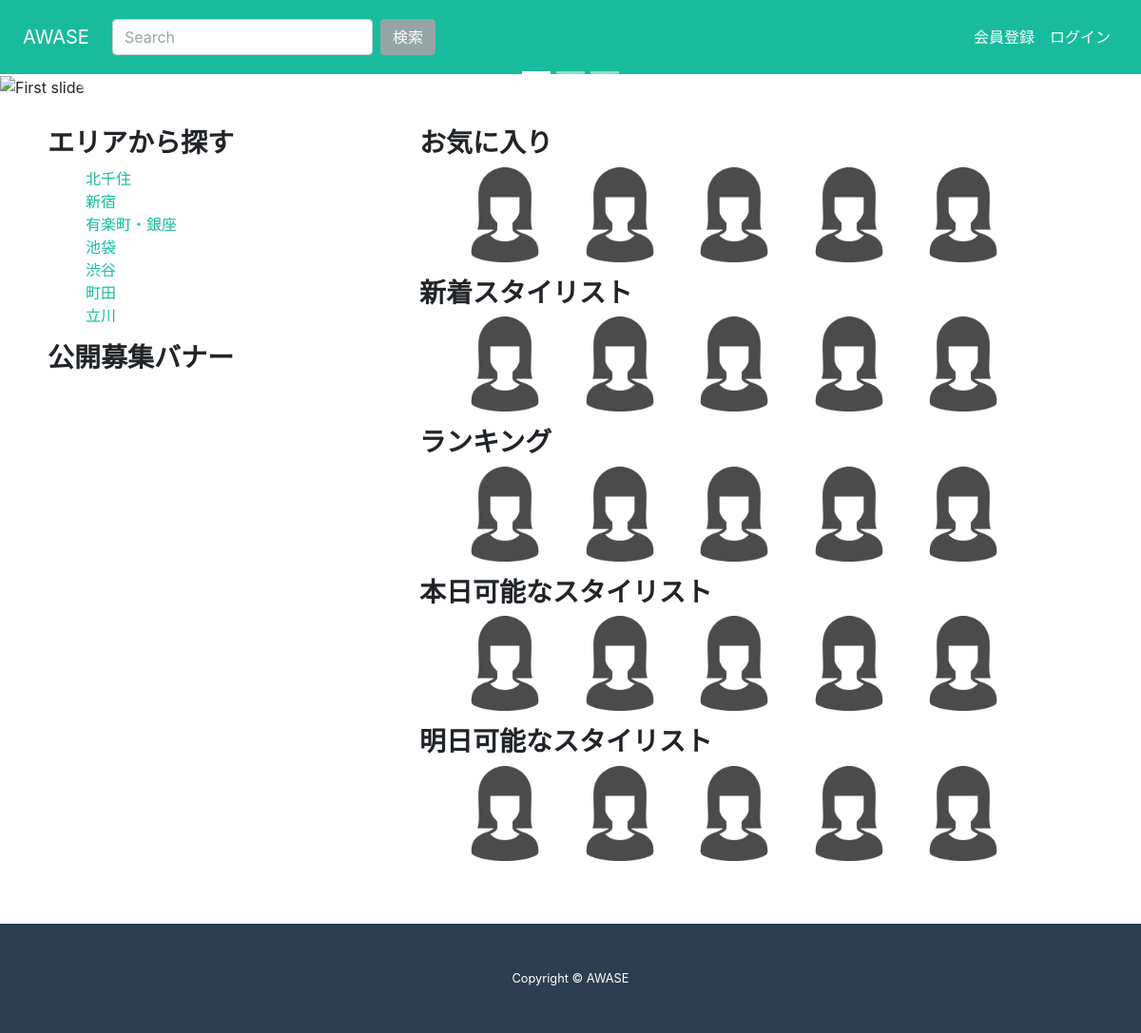
The page / on the database its author committed.
### booking/models.py (models this page shows, shortened)
class Store(models.Model):
    name = models.CharField('店名', max_length=255)

### booking/views.py (the view)
# urls.py: path('', views.StoreList.as_view(), name='store_list'),
class StoreList(generic.ListView):
    model = Store
    ordering = 'name'

### booking/templates/booking/store_list.html (shortened to what this page needs)
{% extends 'booking/base.html' %}
{% load static %}
{% block content %}
<main role="main">
    <div id="myCarousel" class="carousel slide" data-ride="carousel">
        <ol class="carousel-indicators">
            <li data-target="#myCarousel" data-slide-to="0" class="active"></li>
            <li data-target="#myCarousel" data-slide-to="1"></li>
            <li data-target="#myCarousel" data-slide-to="2"></li>
        </ol>
        <div class="carousel-inner">
            <div class="carousel-item active">
                <img class="first-slide" src="https://www.pakutaso.com/shared/img/thumb/KAZ19514005_TP_V.jpg" alt="First slide" height="80%" width="80%">
            </div>
        </div>
        <a class="carousel-control-prev" href="#myCarousel" role="button" data-slide="prev">
            <span class="carousel-control-prev-icon" aria-hidden="true"></span>
        </a>
        <a class="carousel-control-next" href="#myCarousel" role="button" data-slide="next">
            <span class="carousel-control-next-icon" aria-hidden="true"></span>
        </a>
    </div>
</main>
<div class="main-contents wrapper">
    <div class="left-side">
        <h3 class="sub-title">エリアから探す</h3>
        <ul style="list-style: none;">
        {% for store in store_list %}
            <li><a href="{% url 'booking:staff_list' store.pk %}">{{ store.name }}</a></li>
        {% empty %}
            <li>まだ店舗がありません。</li>
        {% endfor %}
    </ul>
        <h3 class="sub-title">公開募集バナー</h3>
    </div>
    <div class="right-side">
        <h3 class="sub-title">お気に入り</h3>
            <ul class="sub-menu">
                <li class="inline"><a href="#"><img src="static/imgs/icon1.png" width="100" height="100" alt="1">　</a></li>
                <li class="inline"><a href="#"><img src="static/imgs/icon1.png" width="100" height="100" alt="2">　</a></li>
                <li class="inline"><a href="#"><img src="static/imgs/icon1.png" width="100" height="100" alt="3">　</a></li>
                <li class="inline"><a href="#"><img src="static/imgs/icon1.png" width="100" height="100" alt="4">　</a></li>
                <li class="inline"><a href="#"><img src="static/imgs/icon1.png" width="100" height="100" alt="5">　</a></li>
            </ul>
        <h3 class="sub-title">新着スタイリスト</h3>
            <ul class="sub-menu">
            <div class="inlines">
                <li class="inline"><a href="#"><img src="static/imgs/icon1.png" width="100" height="100" alt="1">　</a></li>
                <li class="inline"><a href="#"><img src="static/imgs/icon1.png" width="100" height="100" alt="2">　</a></li>
                <li class="inline"><a href="#"><img src="static/imgs/icon1.png" width="100" height="100" alt="3">　</a></li>
                <li class="inline"><a href="#"><img src="static/imgs/icon1.png" width="100" height="100" alt="4">　</a></li>
                <li class="inline"><a href="#"><img src="static/imgs/icon1.png" width="100" height="100" alt="5">　</a></li>
            </div>
            </ul>
        <h3 class="sub-title">ランキング</h3>
            <ul class="sub-menu">
                <li class="inline"><a href="#"><img src="static/imgs/icon1.png" width="100" height="100" alt="1">　</a></li>
                <li class="inline"><a href="#"><img src="static/imgs/icon1.png" width="100" height="100" alt="2">　</a></li>
                <li class="inline"><a href="#"><img src="static/imgs/icon1.png" width="100" height="100" alt="3">　</a></li>
                <li class="inline"><a href="#"><img src="static/imgs/icon1.png" width="100" height="100" alt="4">　</a></li>
                <li class="inline"><a href="#"><img src="static/imgs/icon1.png" width="100" height="100" alt="5">　</a></li>
            </ul>
        <h3 class="sub-title">本日可能なスタイリスト</h3>
            <ul class="sub-menu">
                <li class="inline"><a href="#"><img src="static/imgs/icon1.png" width="100" height="100" alt="1">　</a></li>
                <li class="inline"><a href="#"><img src="static/imgs/icon1.png" width="100" height="100" alt="2">　</a></li>
                <li class="inline"><a href="#"><img src="static/imgs/icon1.png" width="100" height="100" alt="3">　</a></li>
                <li class="inline"><a href="#"><img src="static/imgs/icon1.png" width="100" height="100" alt="4">　</a></li>
                <li class="inline"><a href="#"><img src="static/imgs/icon1.png" width="100" height="100" alt="5">　</a></li>
            </ul>
        <h3 class="sub-title">明日可能なスタイリスト</h3>
            <ul class="sub-menu">
                <li class="inline"><a href="#"><img src="static/imgs/icon1.png" width="100" height="100" alt="1">　</a></li>
                <li class="inline"><a href="#"><img src="static/imgs/icon1.png" width="100" height="100" alt="2">　</a></li>
                <li class="inline"><a href="#"><img src="static/imgs/icon1.png" width="100" height="100" alt="3">　</a></li>
                <li class="inline"><a href="#"><img src="static/imgs/icon1.png" width="100" height="100" alt="4">　</a></li>
                <li class="inline"><a href="#"><img src="static/imgs/icon1.png" width="100" height="100" alt="5">　</a></li>
            </ul>
    </div>
</div>
{% endblock %}

### booking/templates/booking/base.html (shortened to what this page needs)
{% load static %}
<!DOCTYPE html>
<html lang="ja">
<head>
    <link href="{% static 'css/bootstrap.min.css' %}" rel="stylesheet">
    <link rel="stylesheet" type="text/css" href="{% static 'css/mystyle.css' %}">
</head>
<body>
<nav>
     {% if user.is_authenticated %}
        <div class="bs-component">
              <nav class="navbar navbar-expand-lg navbar-dark bg-dark">
              <a class="navbar-brand" href="{% url 'booking:store_list' %}">AWASE</a>
              <button class="navbar-toggler" type="button" data-toggle="collapse" data-target="#navbarColor02" aria-controls="navbarColor02" aria-expanded="false" aria-label="Toggle navigation">
                <span class="navbar-toggler-icon"></span>
              </button>
            <div class="collapse navbar-collapse" id="navbarColor02">
                <form class="form-inline my-2 my-lg-0">
                    <input class="form-control mr-sm-2" type="text" placeholder="Search">
                    <button class="btn btn-secondary my-2 my-sm-0" type="submit">検索</button>
                </form>
            </div>
            <div class="collapse navbar-collapse justify-content-end" id="navbarColor02">
                  <ul class="navbar-nav" >
                    <li class="nav-item　float-right" >
                      <a class="nav-link" href="{% url 'booking:my_page' %}" >マイページ</a>
                    </li>
                    <li class="nav-item　float-right">
                      <a class="nav-link" href="#">リンク</a>
                    </li>
                    <li class="nav-item　float-right">
                      <a class="nav-link" href="#">リンク</a>
                    </li>
                   <li class="nav-item　float-right">
                      <a class="nav-link" href="{% url 'booking:logout' %}">ログアウト</a>
                    </li>
                  </ul>
            </div>
          </nav>
        </div>
     {% else %}
    <div class="bs-component">
          <nav class="navbar navbar-expand-lg navbar-dark bg-dark">
          <a class="navbar-brand" href="{% url 'booking:store_list' %}">AWASE</a>
        <div class="collapse navbar-collapse" id="navbarColor02">
            <form class="form-inline my-2 my-lg-0">
                <input class="form-control mr-sm-2" type="text" placeholder="Search">
                <button class="btn btn-secondary my-2 my-sm-0" type="submit">検索</button>
            </form>
        </div>
        <div class="collapse navbar-collapse justify-content-end" id="navbarColor02">
              <ul class="navbar-nav" >
                <li class="nav-item　float-right">
                  <a class="nav-link" href="#">会員登録</a>
                </li>
                <li class="nav-item　float-right">
                  <a class="nav-link" href="{% url 'booking:login' %}">ログイン</a>
                </li>
              </ul>
        </div>
      </nav>
    </div>
     {% endif %}
</nav>
{% block content %}{% endblock %}
<footer class="py-5 bg-primary">
    <div class="container">
        <p class="m-0 text-center text-white small">Copyright &copy; AWASE</p>
    </div>
</footer>
</body>
</html>

### static/css/mystyle.css (style rules this page uses)
footer { margin-top: auto; }

### booking/templates/booking/base.html (style rules this page uses)
.navbar-nav { text-align: right; }

### booking/templates/booking/store_list.html (style rules this page uses)
.right-side { width: 66%; }
.main-contents { display: flex; justify-content: space-between; margin: 30px 0 50px 50px; }
li { list-style: none; }
a { display: block; }
.inline { display: inline-block; }

### rows shown on the page
Store: name "北千住"
Store: name "新宿"
Store: name "有楽町・銀座"
Store: name "池袋"
Store: name "渋谷"
Store: name "町田"
Store: name "立川"
